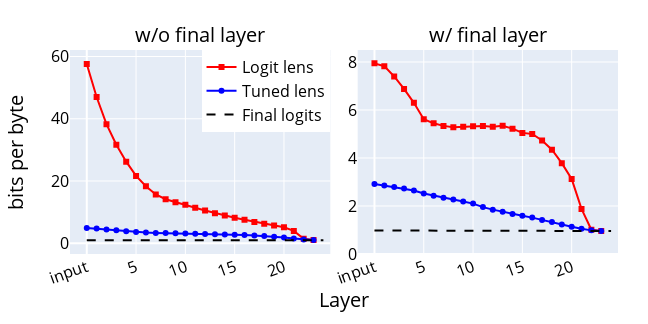

Notebook code cell kept with this figure:
### Code cell
from plotly.subplots import make_subplots
import plotly.graph_objects as go

vanilla_ll = list(bloom_metrics['baseline_ce'].values())
extra_ll = list(bloom_extra_metrics['baseline_ce'].values())

TEXT_WIDTH = 6.75 * 96 # 487.8225

master = make_subplots(
    cols=2,
    horizontal_spacing=0.05,
    subplot_titles=("w/o final layer", "w/ final layer"),
    x_title="Layer",
    y_title="bits per byte",
).add_traces(
    cols=1, rows=1,
    data=[
        go.Scatter(
            y=vanilla_ll[:-1],
            marker_color="red",
            marker_symbol="square",
            mode="lines+markers",
            name="Logit lens",
            showlegend=False,
        ),
        go.Scatter(
            y=list(bloom_metrics['lens_ce'].values()),
            marker_color="blue",
            marker_symbol="circle",
            mode="lines+markers",
            name="Tuned lens",
            showlegend=False,
        ),
        go.Scatter(
            x=(0, len(extra_ll) - 1),
            y=(vanilla_ll[-1], extra_ll[-1]),
            line_color="black",
            line_dash="dash",
            mode="lines",
            name="Final logits",
            showlegend=False,
        ),
    ]
).add_traces(
    cols=2, rows=1,
    data=[
        go.Scatter(
            y=extra_ll[:-1],
            marker_color="red",
            marker_symbol="square",
            mode="lines+markers",
            name="Logit lens",
        ),
        go.Scatter(
            y=list(bloom_extra_metrics['lens_ce'].values()),
            marker_color="blue",
            mode="lines+markers",
            name="Tuned lens",
        ),
        go.Scatter(
            x=(0, len(extra_ll) - 1),
            y=(vanilla_ll[-1], extra_ll[-1]),
            line_color="black",
            line_dash="dash",
            mode="lines",
            name="Final logits",
        ),
    ]
).update_annotations(
    font=dict(color="black", size=20),
).update_layout(
    font=dict(color="black", size=16),
    height=TEXT_WIDTH / 2,
    width=TEXT_WIDTH,
    xaxis1=dict(
        tickangle=-20,
        tickvals=list(range(0, len(vanilla_ll) - 1, 5)),
        ticktext=["input"] + [str(i * 5) for i in range(1, len(vanilla_ll) - 1)],
    ),
    xaxis2=dict(
        tickangle=-20,
        tickvals=list(range(0, len(extra_ll) - 1, 5)),
        ticktext=["input"] + [str(i * 5) for i in range(1, len(extra_ll) - 1)],
    ),
    yaxis2=dict(
        range=[0, 8.5]
    ),
    legend=dict(
        x=0.24,
    ),
    margin_l=70,
    margin_r=30,
    margin_t=50,
    margin_b=70,
)
master

### Figure 1 — Plotly figure (JSON) as saved in the notebook; plotly's stock layout.template omitted (floating-point values rounded to 4 significant figures)
{"data": [{"marker": {"color": "red", "symbol": "square"}, "mode": "lines+markers", "name": "Logit lens", "showlegend": false, "type": "scatter", "xaxis": "x", "y": [57.6, 46.97, 38.26, 31.68, 26.23, 21.63, 18.32, 15.69, 14.14, 13.15, 12.38, 11.39, 10.53, 9.676, 8.908, 8.193, 7.53, 6.87, 6.312, 5.709, 5.125, 3.972, 1.458, 1.037], "yaxis": "y"}, {"marker": {"color": "blue", "symbol": "circle"}, "mode": "lines+markers", "name": "Tuned lens", "showlegend": false, "type": "scatter", "xaxis": "x", "y": [4.922, 4.767, 4.449, 4.187, 3.902, 3.621, 3.448, 3.337, 3.277, 3.229, 3.176, 3.094, 3.012, 2.928, 2.843, 2.763, 2.662, 2.514, 2.352, 2.113, 1.846, 1.506, 1.215, 1.036], "yaxis": "y"}, {"line": {"color": "black", "dash": "dash"}, "mode": "lines", "name": "Final logits", "showlegend": false, "type": "scatter", "x": [0, 24], "xaxis": "x", "y": [0.9786, 0.9585], "yaxis": "y"}, {"marker": {"color": "red", "symbol": "square"}, "mode": "lines+markers", "name": "Logit lens", "type": "scatter", "xaxis": "x2", "y": [7.944, 7.826, 7.396, 6.877, 6.3, 5.614, 5.445, 5.338, 5.286, 5.299, 5.325, 5.33, 5.298, 5.345, 5.223, 5.046, 5.001, 4.732, 4.344, 3.785, 3.126, 1.88, 1.009, 0.9585], "yaxis": "y2"}, {"marker": {"color": "blue"}, "mode": "lines+markers", "name": "Tuned lens", "type": "scatter", "xaxis": "x2", "y": [2.918, 2.852, 2.787, 2.728, 2.648, 2.524, 2.432, 2.346, 2.27, 2.189, 2.099, 1.954, 1.848, 1.756, 1.666, 1.597, 1.516, 1.415, 1.332, 1.226, 1.137, 1.048, 0.9847, 0.9602], "yaxis": "y2"}, {"line": {"color": "black", "dash": "dash"}, "mode": "lines", "name": "Final logits", "type": "scatter", "x": [0, 24], "xaxis": "x2", "y": [0.9786, 0.9585], "yaxis": "y2"}], "layout": {"annotations": [{"font": {"color": "black", "size": 20}, "showarrow": false, "text": "w/o final layer", "x": 0.2375, "xanchor": "center", "xref": "paper", "y": 1, "yanchor": "bottom", "yref": "paper"}, {"font": {"color": "black", "size": 20}, "showarrow": false, "text": "w/ final layer", "x": 0.7625, "xanchor": "center", "xref": "paper", "y": 1, "yanchor": "bottom", "yref": "paper"}, {"font": {"color": "black", "size": 20}, "showarrow": false, "text": "Layer", "x": 0.5, "xanchor": "center", "xref": "paper", "y": 0, "yanchor": "top", "yref": "paper", "yshift": -30}, {"font": {"color": "black", "size": 20}, "showarrow": false, "text": "bits per byte", "textangle": -90, "x": 0, "xanchor": "right", "xref": "paper", "xshift": -40, "y": 0.5, "yanchor": "middle", "yref": "paper"}], "font": {"color": "black", "size": 16}, "height": 324, "legend": {"x": 0.24}, "margin": {"b": 70, "l": 70, "r": 30, "t": 50}, "width": 648, "xaxis": {"anchor": "y", "domain": [0, 0.475], "tickangle": -20, "ticktext": ["input", "5", "10", "15", "20", "25", "30", "35", "40", "45", "50", "55", "60", "65", "70", "75", "80", "85", "90", "95", "100", "105", "110", "115"], "tickvals": [0, 5, 10, 15, 20]}, "xaxis2": {"anchor": "y2", "domain": [0.525, 1], "tickangle": -20, "ticktext": ["input", "5", "10", "15", "20", "25", "30", "35", "40", "45", "50", "55", "60", "65", "70", "75", "80", "85", "90", "95", "100", "105", "110", "115"], "tickvals": [0, 5, 10, 15, 20]}, "yaxis": {"anchor": "x", "domain": [0, 1]}, "yaxis2": {"anchor": "x2", "domain": [0, 1], "range": [0, 8.5]}}}
